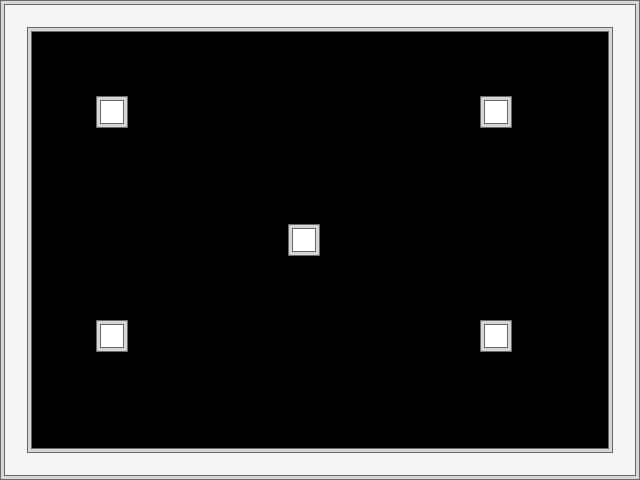

This is a level from a 2D game, rendered from its Tiled map with the project's own tilesets. A one-line summary and the map file follow, with tile-layer data summarised:
An orthogonal 20x15 tile map with 32x32 px tiles, 1 tile layer (layer), 1 hidden layer not drawn and 4 objects (3x enemy, player).

<map version="1.0" orientation="orthogonal" width="20" height="15" tilewidth="32" tileheight="32">
 <tileset firstgid="1" name="tileset" tilewidth="32" tileheight="32">
  <image source="../graphics/tileset.png" width="128" height="96" />
 </tileset>
 <layer name="layer" width="20" height="15">
  <data>[300 cells, 71 non-empty, 7 distinct tile ids]</data>
 </layer>
 <layer name="collision" width="20" height="15" visible="0" opacity="0.51">
  <data>[300 cells, 71 non-empty, 1 distinct tile ids]</data>
 </layer>
 <objectgroup name="objects" width="20" height="15">
  <object name="player" type="player" x="34" y="413" width="32" height="32" />
  <object name="enemy" type="enemy" x="552" y="90" width="32" height="32" />
  <object name="enemy" type="enemy" x="95" y="60" width="32" height="32" />
  <object name="enemy" type="enemy" x="385" y="61" width="32" height="32" />
 </objectgroup>
</map>
